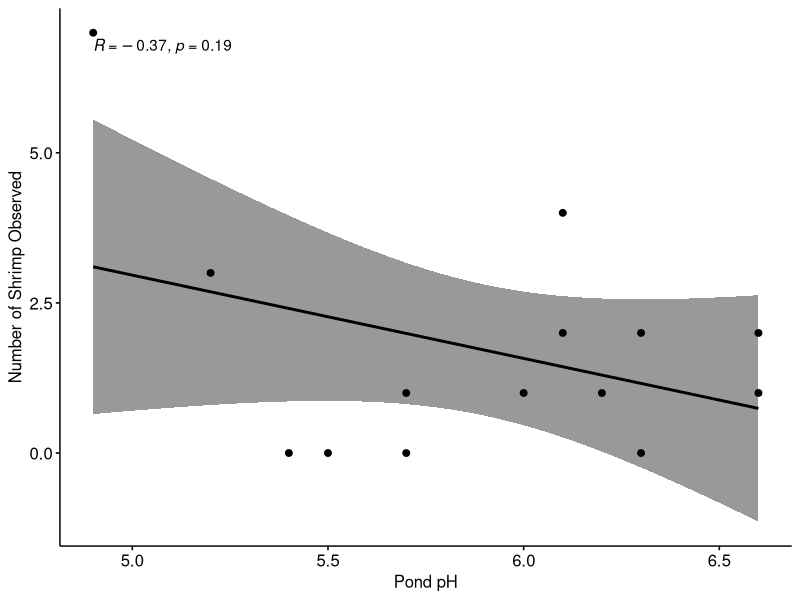
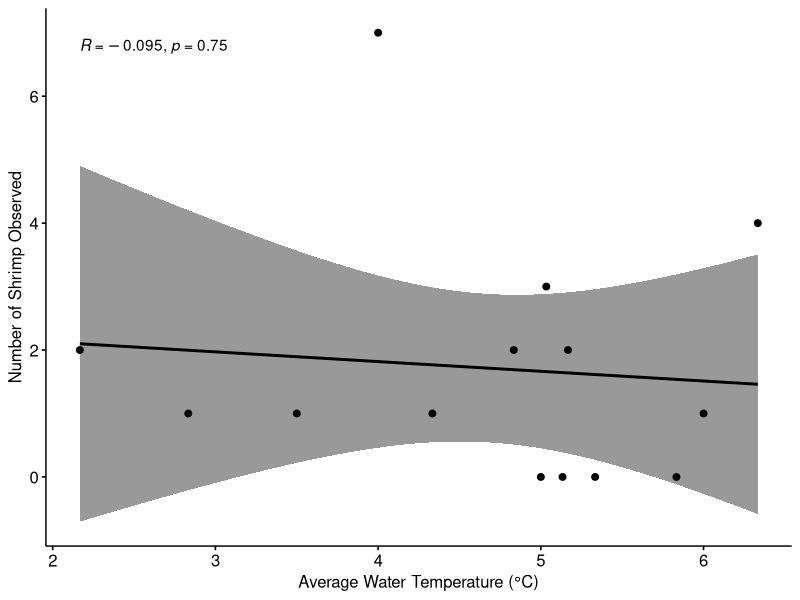
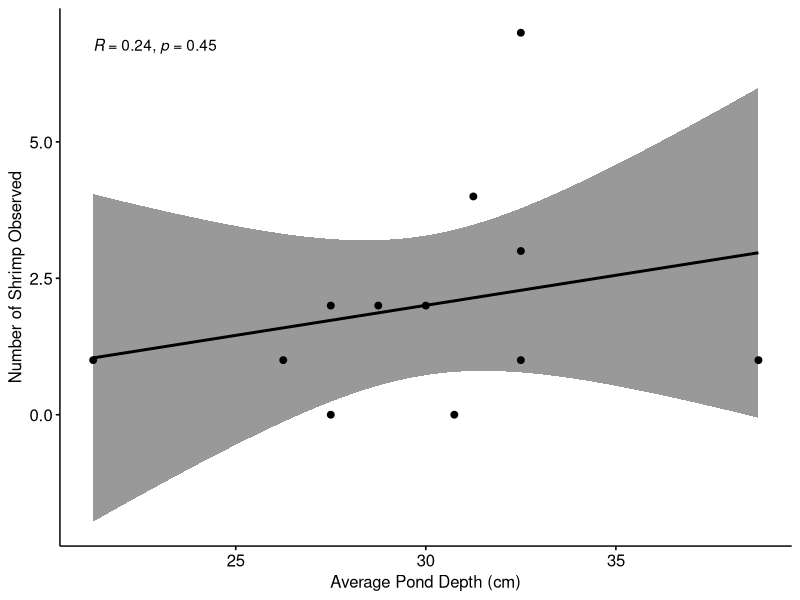

Source code (R) for these figures, in order:
## Abiotic and Shrimp Correlation Plots (pH/depth/temp vs number of fairy shrimp)
## By Alanna F. Xie (May 5 2022)

## Loading packages
library(dplyr)
library(ggplot2)
library(tidyr)
library(ggpubr)

raw_data<-read.csv("biweekly_mar11.csv")                                   # Reading data
str(raw_data)                                                              # Checking data structure
raw_data$Collection.Date <- as.Date(raw_data$Collection.Date,              # Converting "Collection.Date" into Date format
                                    format = "%Y-%m-%d" )   
raw_data$pondid<- as.factor(raw_data$Pond.ID)                              # Converting "Pond.ID" into factor
str(raw_data)                                                              # Checking new data structure

raw_data$mean_temp<- rowMeans(raw_data[,3:5])                              # Calculating mean temperature
raw_data$mean_depth<-rowMeans(raw_data[,6:9])                              # Calculating mean depth

## Creating data frame with all of NW data, and NE and SE data only after first detection of shrimp
## Step 1) Isolate all required data NW, NW and SE ponds
NW_data<-filter(raw_data, Pond.ID=="NW")                                   # All data from NW pond
NE_data<-filter(raw_data, Pond.ID=="NE")                                   # All data from NE pond
NE_data_adj<-filter(NE_data, Collection.Date >= as.Date("2022-02-19"))    # All data from NE pond from Feb 19th and onwards
SE_data<-filter(raw_data, Pond.ID=="SE")                                   # All data from SE pond
SE_data_adj<-filter(SE_data, Collection.Date >= as.Date("2022-02-10"))    # All data from SE pond from Feb 10th and onwards
#Step 2) Bind data from all ponds
NW_NE_binded<-rbind(NW_data,NE_data_adj)                                   # Binded NW and NE data                                
all_binded<-rbind(NW_NE_binded,SE_data_adj)                                # Binded NW, NE and SE data
all_binded

## Figure E (Appendix 11)
ggscatter(all_binded, x = "pH", y = "Shrimp.Observed", add = "reg.line", conf.int = TRUE, cor.coef = TRUE, cor.method = "pearson", xlab = "Pond pH", ylab = "Number of Shrimp Observed")

## Figure F (Appendix 11)
ggscatter(all_binded, x = "mean_temp", y = "Shrimp.Observed",add = "reg.line", conf.int = TRUE, cor.coef = TRUE, cor.method = "pearson", xlab = "Average Water Temperature (°C)", ylab = "Number of Shrimp Observed")

## Figure G (Appendix 11)
ggscatter(all_binded, x = "mean_depth", y = "Shrimp.Observed", add = "reg.line", conf.int = TRUE, cor.coef = TRUE, cor.method = "pearson", xlab = "Average Pond Depth (cm)", ylab = "Number of Shrimp Observed")

